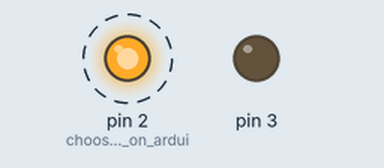
Recording of a sketch running on a simulated Arduino Uno, built with avr-gcc and run on an emulated ATmega328P. Parts: output pins drawn as LEDs (lit = HIGH). Dashed ring = blinking. What the sketch prints to the serial monitor is not drawn.

Above: at 0.2 s.
Timing chart, 0 to 3.0 s (numbered marks = the images above):
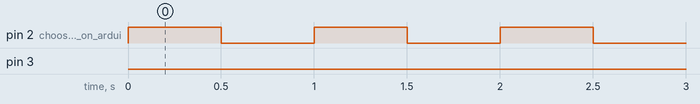

Measured:
- by itself, pin 2 (chooses_pin_slot_on_ardui): alternates HIGH for 0.50 s and LOW for 0.50 s, 10 changes in all, then stays LOW
- by itself, pin 3: LOW → HIGH at 5.0 s, → LOW 0.50 s later, → HIGH 0.50 s later, → LOW 0.50 s later, … (10 changes in this stretch)

The sketch:

led_blink.ino
```cpp
int count = 0;
void setup() {
  // put your setup code here, to run once:
  Serial.begin(9600);//starts up the arduino
  pinMode(2, OUTPUT); //chooses pin slot on arduino
  pinMode(3, OUTPUT);
}

void loop() {
  count = count + 1;
  Serial.println(count);
  if (count < 6) {
    digitalWrite(2, HIGH); //high means on
    delay(500);//delay is a pause between the next code, and the number is in miliseconds
    digitalWrite(2, LOW); //low means off
    delay(500);
  }
  else if (count < 11) {
    digitalWrite(3, HIGH);
    delay(500);
    digitalWrite(3, LOW);
    delay(500);
  }
  else if (count < 12) {
    Serial.println("done");
  }
  else{
    delay(1000);
  }


}
```
